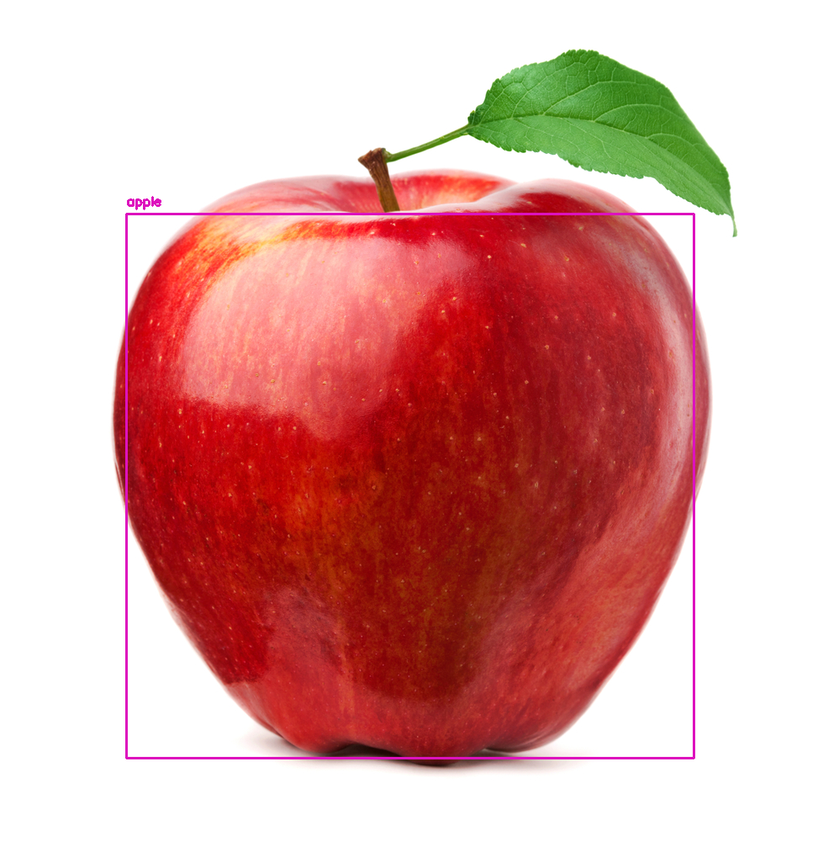
#> input picture image_with_boxes.png, 839 x 841 px, shrunk from 998 x 1000 before the run; its folder holds only this picture in this run
$ python -i histograms.py   (imports and definitions only)   (older library calls are emulated)
#> lines starting #> are read from the running program, lines starting #| are printed output that depends on the picture
import os
import cv2
import numpy as np
from skimage.feature import graycomatrix, graycoprops

def extract_histogram_rgb(image, bins=32):
    """
    Extracts the RGB histograms from an image.
    This function calculates the histogram for each of the three color channels (Red, Green, and Blue) of the input image.
    The histograms are then flattened and concatenated into a single list.
    Parameters:
    image (numpy.ndarray): The input image from which to extract the histograms.
    bins (int): The number of bins to use for the histograms. Default is 32.
    Returns:
    list: A list containing the concatenated histograms for the R, G, and B channels.
    """
    histograms = []
    for channel in range(3):  # Channels R, G, B
        hist = cv2.calcHist([image], [channel], None, [bins], [0, 256])
        histograms.extend(hist.flatten())
    return histograms

def extract_histogram_hsv(image, bins=32):
    """
    Extracts the HSV histogram from an image.
    This function converts the input image from BGR to HSV color space and
    computes the histogram for each of the three channels (Hue, Saturation,
    and Value). The histograms are then flattened and concatenated into a
    single list.
    Parameters:
    image (numpy.ndarray): The input image in BGR color space.
    bins (int): The number of bins for the histogram (default is 32).
    Returns:
    list: A list containing the concatenated histograms for the H, S, and V
    channels.
    """
    hsv_image = cv2.cvtColor(image, cv2.COLOR_BGR2HSV)
    histograms = []
    for channel in range(3):  # Channels H, S, V
        hist = cv2.calcHist([hsv_image], [channel], None, [bins], [0, 256])
        histograms.extend(hist.flatten())
    return histograms

def extract_glcm_features(image):
    """
    Extracts GLCM (Gray Level Co-occurrence Matrix) features from an image.
    Parameters:
    image (numpy.ndarray): Input image in BGR format.
    Returns:
    list: A list containing the following GLCM features:
        - Contrast
        - Dissimilarity
        - Homogeneity
        - Energy
        - Correlation
        If an error occurs during feature extraction, a list of five zeros is returned.
    Raises:
    Exception: If there is an error during the GLCM feature extraction process, it prints an error message and returns a list of five zeros.
    """
    gray = cv2.cvtColor(image, cv2.COLOR_BGR2GRAY)
    try:
        glcm = graycomatrix(gray, distances=[1], angles=[0], symmetric=True, normed=True)
        features = [
            graycoprops(glcm, 'contrast')[0, 0],
            graycoprops(glcm, 'dissimilarity')[0, 0],
            graycoprops(glcm, 'homogeneity')[0, 0],
            graycoprops(glcm, 'energy')[0, 0],
            graycoprops(glcm, 'correlation')[0, 0]
        ]
        return features
    except Exception as e:
        print(f"Errore GLCM su {image}: {e}")
        return [0] * 5  # Pre-fill with zeros in case of error

def extract_features(image_path, bins=32):
    """
    Extracts features from an image located at the given path.
    This function extracts three types of features: RGB histogram, HSV histogram, and GLCM features.
    Args:
        image_path (str): The file path to the image.
        bins (int, optional): The number of bins to use for the histograms. Default is 32.
    Returns:
        list: A list containing the concatenated features from the RGB histogram, HSV histogram,
              and GLCM features. If an error occurs, an empty list is returned.
    """
#> called with image_path = 'image_with_boxes.png', bins = 32
    image = cv2.imread(image_path)
#> image is the input picture: shape (841, 839, 3); mean B, G, R 163.9, 167, 219.8
    if image is None:
        return []

    try:
        rgb_hist = extract_histogram_rgb(image, bins)
#> after the loop in extract_histogram_rgb, `for channel in range(3):`: histograms = 96 values, max 412714 at index 95, min 0 at index 64, mean 22050
#> rgb_hist has the same summary as histograms in extract_histogram_rgb
        if len(rgb_hist) != bins * 3:
            print(f"Errore RGB: {image_path}")

        hsv_hist = extract_histogram_hsv(image, bins)
#> in extract_histogram_hsv, `hsv_image = cv2.cvtColor(image, cv2.COLOR_BGR2HSV)`: hsv_image: shape (841, 839, 3); mean H, S, V 30.2, 87.6, 222.1
#> after the loop in extract_histogram_hsv, `for channel in range(3):`: histograms = 96 values, max 557913 at index 0, min 0 at index 14, mean 22050
#> hsv_hist has the same summary as histograms in extract_histogram_hsv
        if len(hsv_hist) != bins * 3:
            print(f"Errore HSV: {image_path}")

        glcm_features = extract_glcm_features(image)
#> in extract_glcm_features, `gray = cv2.cvtColor(image, cv2.COLOR_BGR2GRAY)`:
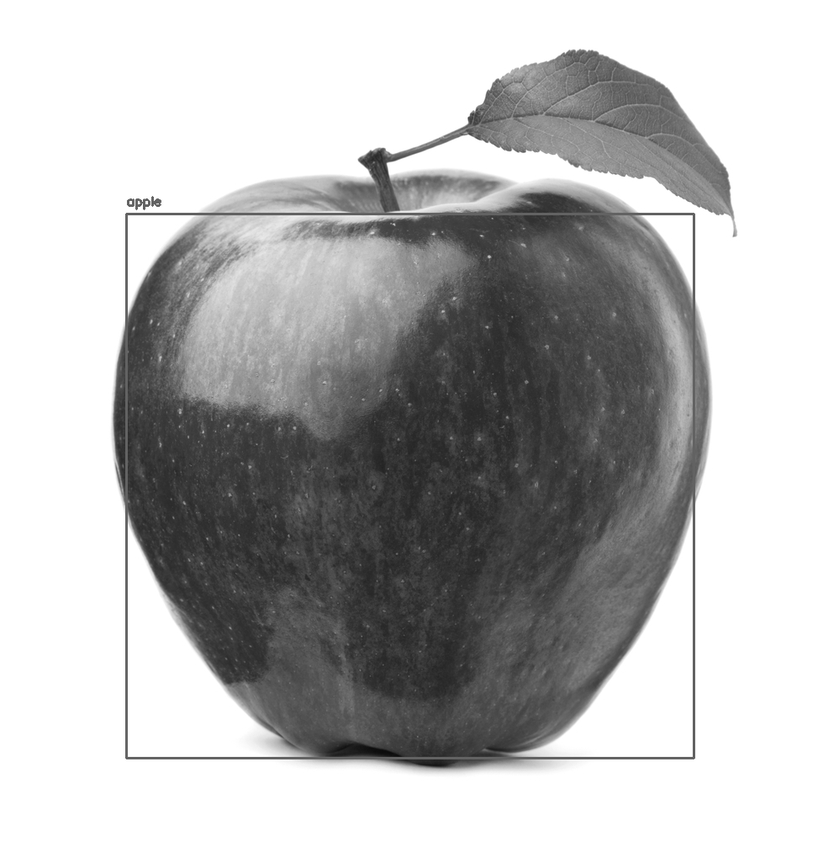
#> gray: shape (841, 839); min 12, max 255, mean 182.4
#> in extract_glcm_features, `features = [ graycoprops(glcm, 'contrast')[0, 0], graycoprops(glcm, 'd..`: features = [65.44, 2.57, 0.64, 0.522, 0.995]
#> glcm_features = [65.44, 2.57, 0.64, 0.522, 0.995]
        if len(glcm_features) != 5:
            print(f"Errore GLCM: {image_path}")

        total_features = rgb_hist + hsv_hist + glcm_features
#> total_features = 197 values, max 557913 at index 96, min 0 at index 64, mean 21490.7
        return total_features
    except Exception as e:
        print(f"Errore durante l'estrazione delle feature da {image_path}: {e}")
        return []

# [44 lines left out: function create_histograms, not called in this run]

>>> result = extract_features('image_with_boxes.png')
#> result has the same summary as total_features in extract_features
